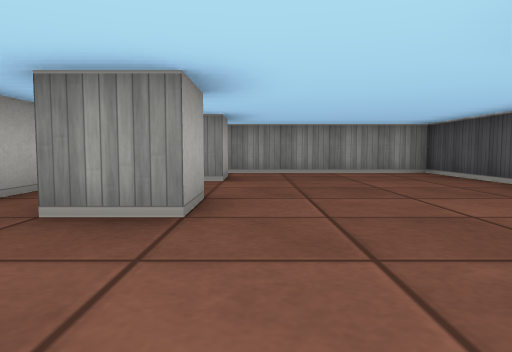
View 1 (above)

12 first-person views from a walk through a cub3D ray-caster map. The camera is about half as high as the walls, tilts 4° down and sees 70° across. The floor is counted in squares. Each view is taken from the middle of a square. On the plan, view 1 faces up. The plan holds only what a view shows up to about 9 squares ahead; the rest is blank.

View 2
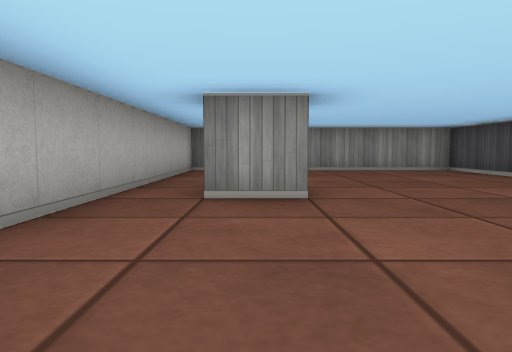

View 3
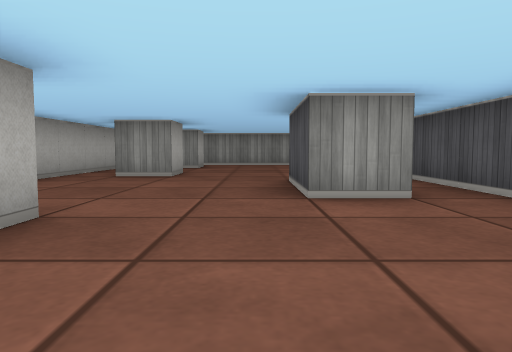

View 4
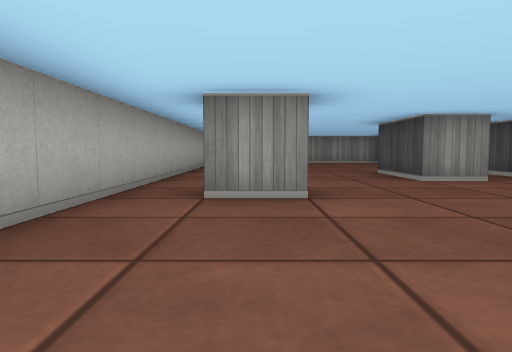

View 5
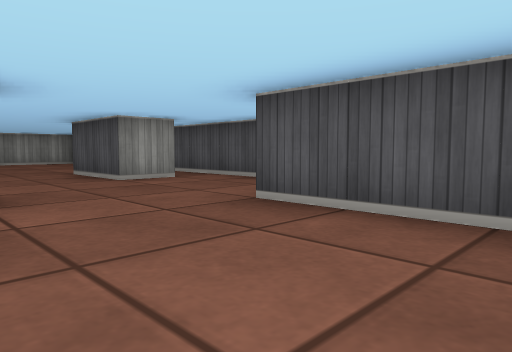

View 6
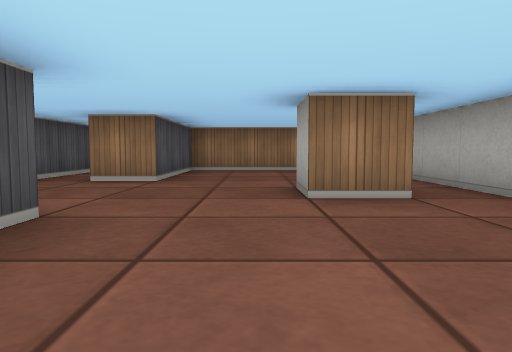

View 7
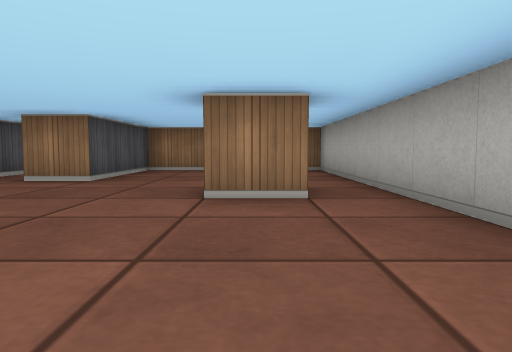

View 8
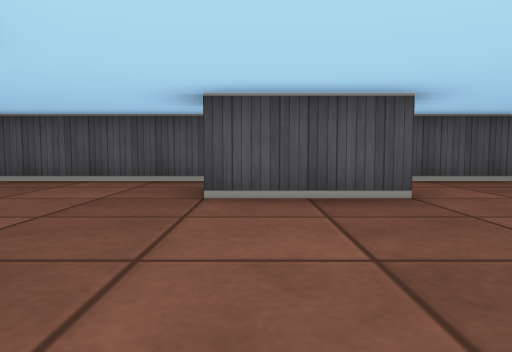

View 9
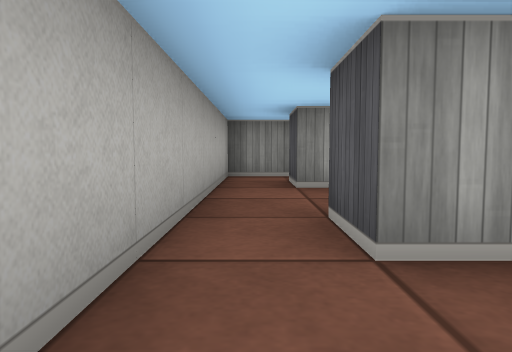

View 10
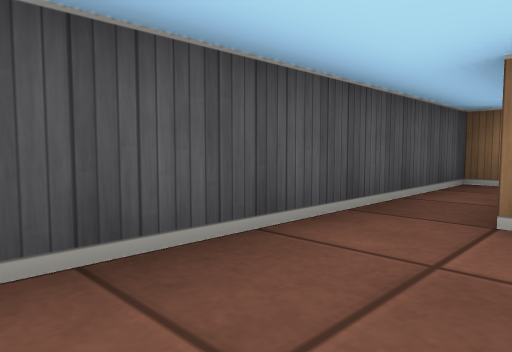

View 11
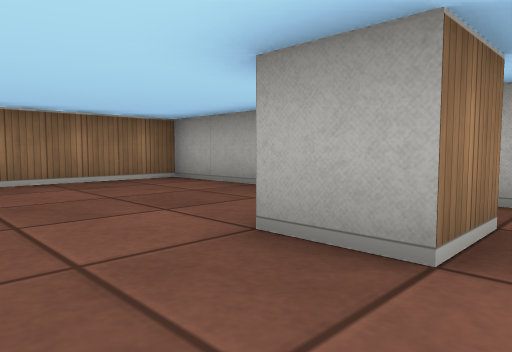

View 12
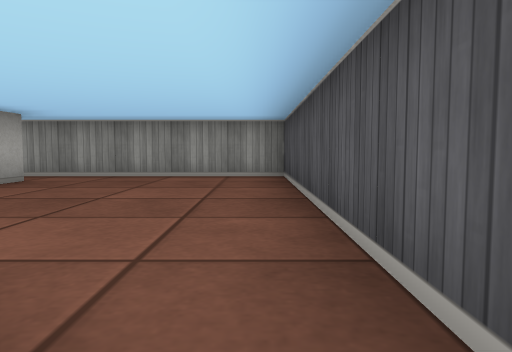

### Floor plan
Points are (right, up) in squares from view 1. A wall is a line through its corners. A room is listed if a view was taken in it or the views show most of it. See-through windows are left out.
Room 1 (views 1, 2, 3, 4, 5, 6, 7, 8, 9, 10, 11, 12)
walls: (-0.5, 3.5) (-0.5, 2.5) (-1.5, 2.5) (-1.5, 3.5); (-1.6, -1.5) (-0.5, -1.5) (-0.5, -2.5) (-1.5, -2.5); (2.6, -0.5) (1.5, -0.5) (1.5, 1.5); (-0.5, 6.5) (-0.5, 5.5) (-1.5, 5.5) (-1.5, 6.5); (3, -6.5) (3.5, -6.5) (3.5, 7.5) (-2.5, 7.5) (-2.5, -6.5) (1.5, -6.5) (1.5, -3.5) (2.5, -3.5)

Where each view was taken, in squares from view 1:
view 1: 0 up, 0 right, facing up
view 2: 1 down, 1 left, facing up
view 3: 4 down, 1 right, facing up
view 4: 6 down, 1 left, facing up
view 5: 6 down, 1 left, facing up-right
view 6: 2 up, 0 right, facing down
view 7: 2 up, 1 left, facing down
view 8: 1 up, 2 left, facing right
view 9: 1 up, 2 left, facing up
view 10: 1 down, 2 right, facing down-right
view 11: 1 down, 1 right, facing down-left
view 12: 1 up, 3 right, facing up
